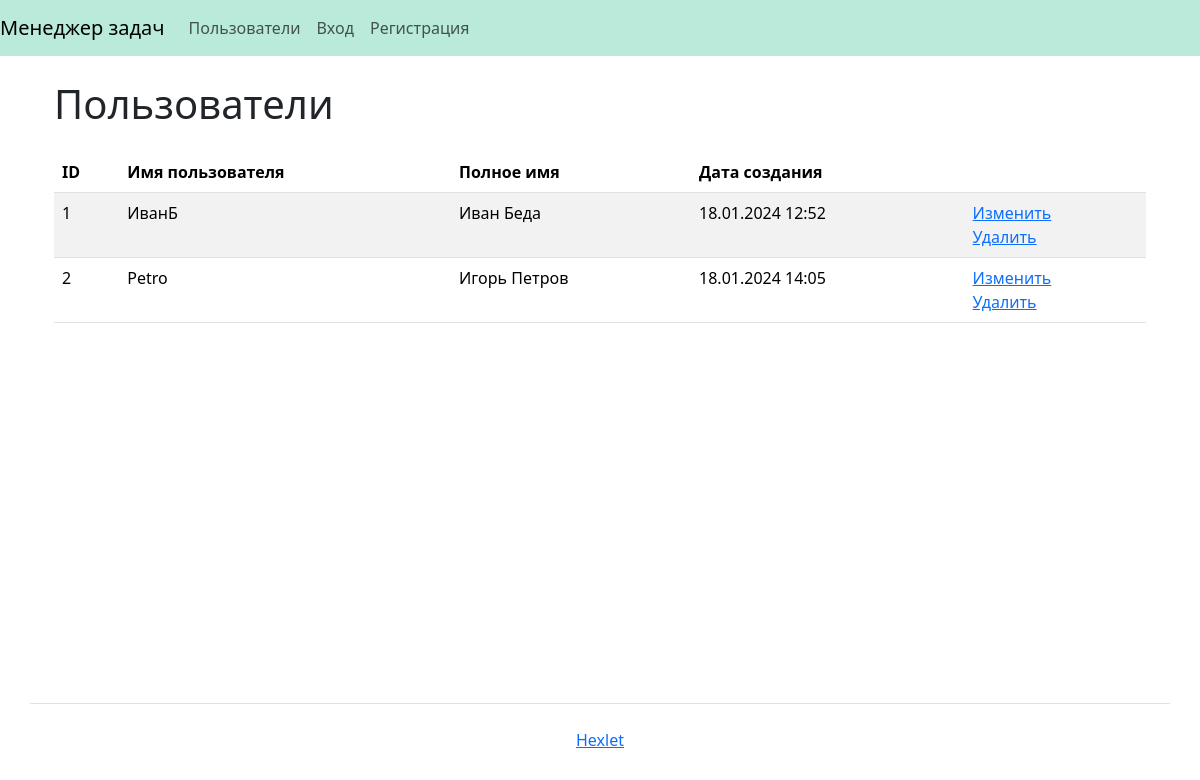
/users/, run on an earlier commit of the app's database.
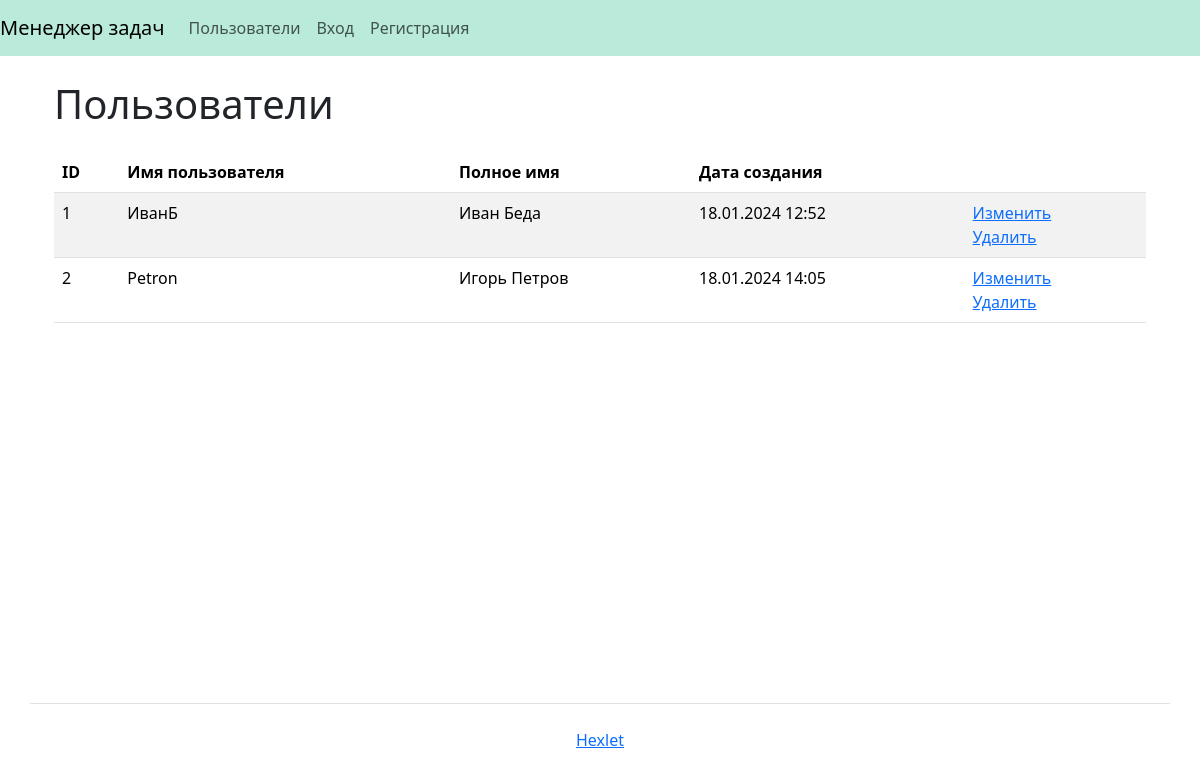
And on a later commit of the database.
### task_manager/users/models.py (models this page shows)
class User(AbstractUser):
    def __str__(self):
        return self.get_full_name()

### task_manager/users/views.py (the view)
# urls.py: path('', UserListView.as_view(), name='users'),
class UserListView(ListView):
    template_name = 'users/user_list.html'
    model = User
    context_object_name = 'users'

### task_manager/templates/users/user_list.html
{% extends 'base.html' %}
{% load django_bootstrap5 %}
{% load i18n %}
{% block content %}
<div class="container wrapper flex-grow-1">
    <h1 class="my-4">{% translate 'Users' %}</h1>
    <table class="table table-striped">
        <thead>
          <tr>
            <th>{% translate 'ID' %}</th>
            <th>{% translate 'Username' %}</th>
            <th>{% translate 'Full name' %}</th>
            <th>{% translate 'Creation date' %}</th>
            <th></th>
          </tr>
        </thead>
        <tbody>
        {% for user in users %}
          <tr>
            <td>{{ user.id }}</td>
            <td>{{ user.username }}</td>
            <td>{{ user.first_name }} {{ user.last_name }}</td>
            <td>{{ user.date_joined|date:"d.m.Y H:i" }}</td>
            <td>
              <a href="{% url 'update' pk=user.pk %}">{% translate 'Update' %}</a>
              <br>
              <a href="{% url 'delete' pk=user.pk %}">{% translate 'Delete' %}</a>
            </td>
          </tr>
        {% endfor %}
        </tbody>
    </table>
</div>
{% endblock %}

What changed in the data, as far as the page shows it:
changed User "Игорь": username "Petro" → "Petron"
